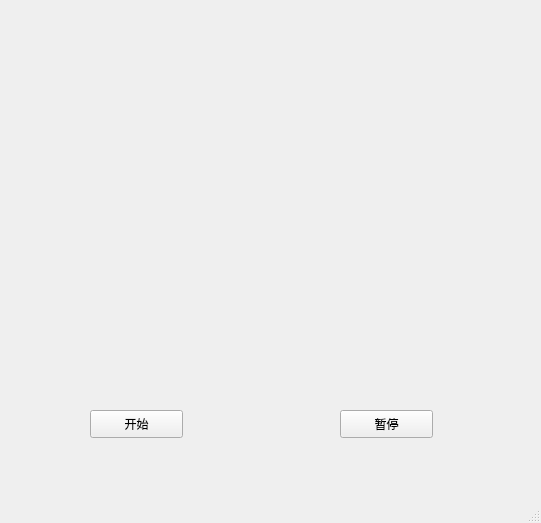
<?xml version="1.0" encoding="UTF-8"?>
<ui version="4.0">
 <class>MainWindow</class>
 <widget class="QMainWindow" name="MainWindow">
  <property name="geometry">
   <rect>
    <x>0</x>
    <y>0</y>
    <width>541</width>
    <height>523</height>
   </rect>
  </property>
  <property name="windowTitle">
   <string>MainWindow</string>
  </property>
  <widget class="QWidget" name="centralwidget">
   <widget class="QPushButton" name="startButton">
    <property name="geometry">
     <rect>
      <x>90</x>
      <y>410</y>
      <width>93</width>
      <height>28</height>
     </rect>
    </property>
    <property name="text">
     <string>开始</string>
    </property>
   </widget>
   <widget class="QPushButton" name="stopButton">
    <property name="geometry">
     <rect>
      <x>340</x>
      <y>410</y>
      <width>93</width>
      <height>28</height>
     </rect>
    </property>
    <property name="text">
     <string>暂停</string>
    </property>
   </widget>
   <widget class="QLabel" name="label">
    <property name="geometry">
     <rect>
      <x>40</x>
      <y>30</y>
      <width>451</width>
      <height>321</height>
     </rect>
    </property>
    <property name="text">
     <string/>
    </property>
    <property name="scaledContents">
     <bool>true</bool>
    </property>
   </widget>
  </widget>
  <widget class="QMenuBar" name="menubar">
   <property name="geometry">
    <rect>
     <x>0</x>
     <y>0</y>
     <width>541</width>
     <height>25</height>
    </rect>
   </property>
  </widget>
  <widget class="QStatusBar" name="statusbar"/>
 </widget>
 <resources/>
 <connections/>
</ui>
